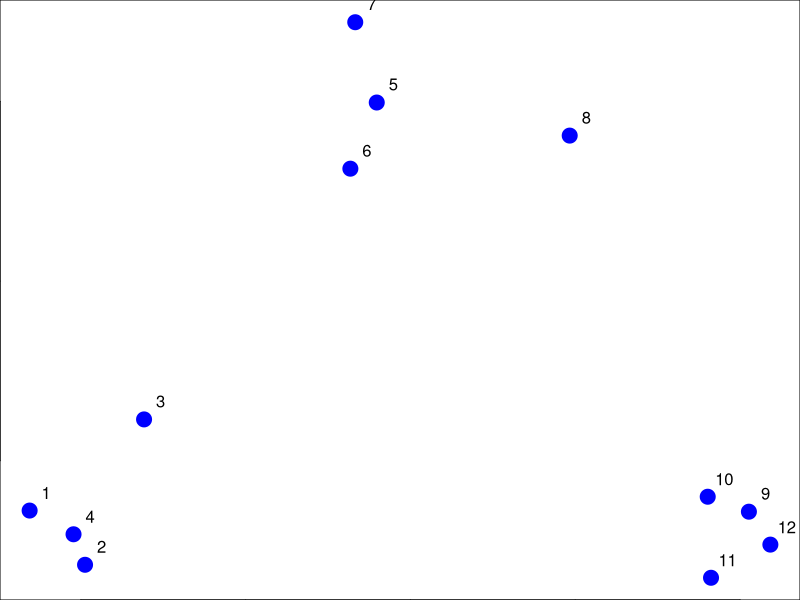

Source code (R): (Note: this script raises an error after producing the figure.)
# K means clustering
set.seed(1234)
par(mar=c(0,0,0,0))
x<- rnorm(12, mean=rep(1:3,each=4),sd=0.2)
x<- rnorm(12, mean=rep(1:3,each=4),sd=0.2)
y<-rnorm(12, mean = rep(c(1,2,1), each=4),sd=0.2)
plot(x,y, col="blue",pch=19, cex=2)
text(x+0.05, y+0.05, labels =as.character(1:12))
kmeansObj<- kmeans(dataFrame,centers=2)#the centers value is set by eye/intuition
names(kmeansObj)
par(mar=rep(0.2,4))
plot(x,y,col =kmeansObj$cluster,pch=19,cex=2)
points(kmeansObj$centers, col =1:2, pch= 3, cex=3, lwd=3)
